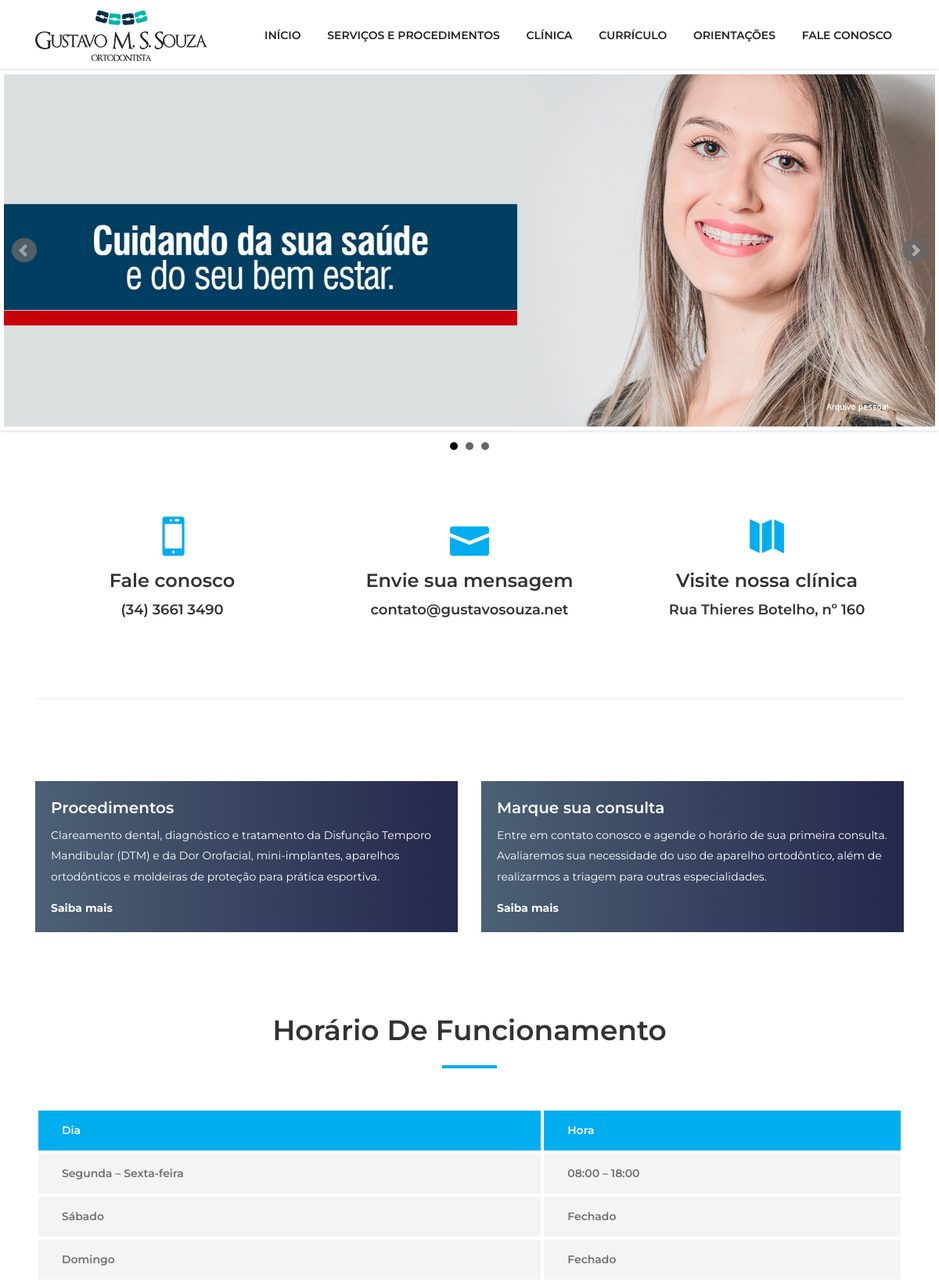
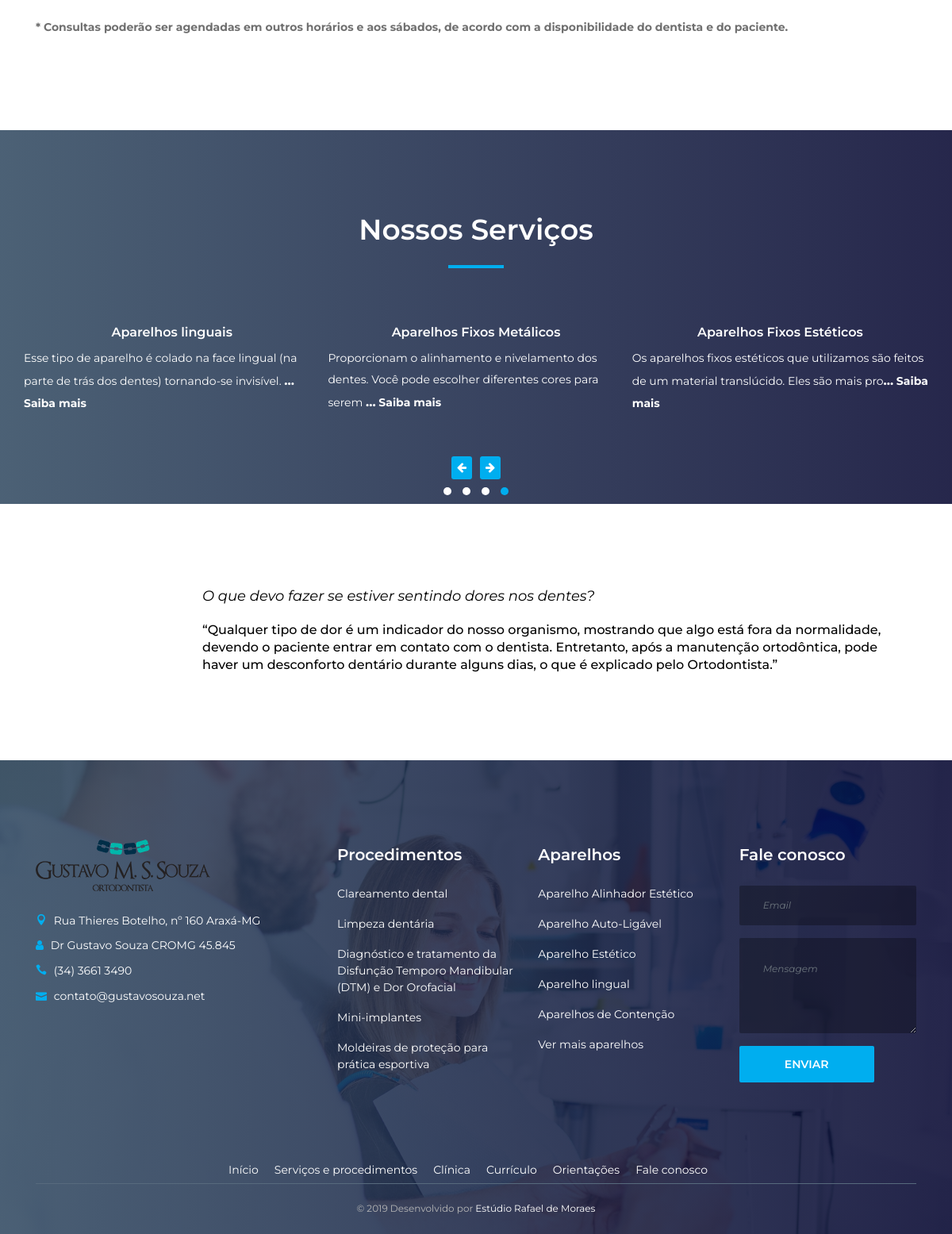
The page / on the database its author committed (2 pictures, top to bottom).
### tables this page shows
CREATE TABLE `servico` (
  `id` int(11) NOT NULL AUTO_INCREMENT,
  `imagensurl` varchar(255) DEFAULT NULL,
  `conteudo` longtext,
  `titulo` varchar(255) DEFAULT NULL,
  `imgcapa` varchar(255) DEFAULT NULL,
  PRIMARY KEY (`id`)
);

### model/Servico.php (called while the page is built, shortened)
<?php
class Servico {
    private static $conn;
    public static function setConnection( PDO $conn ) {
        self::$conn = $conn;
    }
    public function resume($filter, $class = 'stdClass') {
        $sql = "SELECT id, imgcapa, titulo, SUBSTRING(conteudo, 1, 100) as conteudo FROM servico ORDER BY id DESC  ";
        $sth = self::$conn->prepare($sql);
        $sth->execute();
        return $sth->fetchAll(PDO::FETCH_CLASS, $class);
    }
}

### views/home.php (the view, shortened to what this page needs)
<section class="welcome-area">
        <div class="box-welcome-slides">
            <ul class="welcome-slides bxslider">
                <li>
                    <img src="img/imagem-1.jpg" alt="">
                </li>
            </ul>
        </div>
</section>
<section class="dento-cta-area">
<div class="container">
<div class="row">
<div class="col-12 col-sm-6 col-lg-4">
    <div class="single-cta text-center mt-50 mb-100">
    <i class="icon_mobile"></i>
    <h4>Fale conosco</h4>
    <h5>(34) 3661 3490</h5>
    </div>
</div>
<div class="col-12 col-sm-6 col-lg-4">
    <div class="single-cta text-center mt-50 mb-100">
    <i class="icon_mail"></i>
    <h4>Envie sua mensagem</h4>
    <h5>contato@gustavosouza.net</h5>
    </div>
</div>
<div class="col-12 col-sm-6 col-lg-4">
    <div class="single-cta text-center mt-50 mb-100">
    <i class="icon_map"></i>
    <h4>Visite nossa clínica</h4>
    <h5>Rua Thieres Botelho, nº 160</h5>
    </div>
</div>
</div>
</div>
</section>
<div class="container">
<div class="dento-border clearfix"></div>
</div>
<section class="dentist-area section-padding-100-0">
<div class="container">
    <div class="row">
    <div class="col-12 col-sm-6 col-md-6">
        <div class="wrapper-dent">
                <div class="wrapper-dent-cont bg-gradient-overlay">
                <h5>Procedimentos</h5>
                <p>Clareamento dental, diagnóstico e tratamento da Disfunção Temporo Mandibular (DTM) e da Dor Orofacial, mini-implantes, aparelhos ortodônticos e moldeiras de proteção para prática esportiva.</p>
                <a href="servicos-procedimentos.php">Saiba mais</a>
                </div>
        </div>
    </div>
    <div class="col-12 col-sm-6 col-md-6">
        <div class="wrapper-dent">
            <div class="wrapper-dent-cont bg-gradient-overlay">
                <h5>Marque sua consulta</h5>
                <p>Entre em contato conosco e agende o horário de sua primeira consulta. Avaliaremos sua necessidade do uso de aparelho ortodôntico, além de realizarmos a triagem para outras especialidades.</p>
                <a href="fale-conosco.php">Saiba mais</a>
            </div>
        </div>
    </div>
</div>
</section>
<section class="dento-pricing-table-area section-padding-100">
    <div class="container">
        <div class="row">
        <div class="col-12">
            <div class="section-heading text-center">
            <h2>Horário de funcionamento</h2>
            <div class="line"></div>
            </div>
        </div>
        </div>
        <div class="row">
        <div class="col-12">
            <div class="dento-price-table table-responsive">
            <table class="table table-borderless mb-0">
                <thead>
                <tr>
                    <th scope="col">Dia</th>
                    <th scope="col">Hora</th>
                </tr>
                </thead>
                <tbody>
                <tr>
                    <th scope="row">Segunda – Sexta-feira</th>
                    <td>08:00 – 18:00</td>
                </tr>
                <tr>
                    <th scope="row">Sábado</th>
                    <td>Fechado</td>
                </tr>
                <tr>
                    <th scope="row">Domingo</th>
                    <td>Fechado</td>
                </tr>
                </tbody>
            </table>
            </div>
        </div>
        </div>
        <div class="row">
            <div class="col-12">
                    <p id="obs">* Consultas poderão ser agendadas em outros horários e aos sábados, de acordo com a disponibilidade do dentista e do paciente.</p>
            </div>
        </div>
    </div>
    </section>
<section class="servicos section-padding-100-0 bg-img bg-gradient-overlay jarallax clearfix" style="background-image: url('img/bg-img/13.jpg');">
<div class="container">
<div class="row">
    <div class="col-12">
        <div class="section-heading text-center white">
            <h2>Nossos serviços</h2>
            <div class="line"></div>
        </div>
    </div>
</div>
<div class="row">
    <div id="serv-carousel" class="owl-carousel owl-theme">
        <?php foreach($servicos as $serv) {
        echo '<div class="item">
            <div class="wrap-serv">
                <img src="'.$serv->imgcapa.'" alt="">
                <a href="#">
                    <div class="overlay">
                        <div class="text">
                            <img src="img/core-img/s1.png" alt="">
                        </div>
                    </div>
                </a>
            </div>
            <h6 class="wrap-title">'.$serv->titulo.'</h6>
            <p>'.$serv->conteudo.'<span>...</span> <a href="servicos-procedimentos.php?id='.$serv->id.'">Saiba mais</a></p>
        </div>';
        }
        ?>
    </div>
</div>
</div>
</section>
<section class="testimonials-area section-padding-100">
<div class="container">
<div class="row">
<div class="col-12">
    <div class="testimonials-slides owl-carousel">
    <div class="single-testimonial-slide d-flex align-items-center">
        <div class="testimonial-content">
        <h5>O que devo fazer se estiver sentindo dores nos dentes?</h5>
        <h6>“Qualquer tipo de dor é um indicador do nosso organismo, mostrando
            que algo está fora da normalidade, devendo o paciente entrar em
            contato com o dentista. Entretanto, após a manutenção ortodôntica,
            pode haver um desconforto dentário durante alguns dias, o que é
            explicado pelo Ortodontista.”</h6>
        </div>
    </div>
    </div>
</div>
</div>
</div>
</section>

### css/geral.css (style rules this page uses)
.fproced li { margin-bottom: 17px; }
.fproced a { color: #fff; font-size: 14px; }
.nav-footer { text-align: center; }
.nav-footer ul { list-style: none; display: inline-block; }
.nav-footer ul li { float:left; padding-right: 20px; }
.nav-footer ul li a { color: #fff; }

### css/default-assets/classy-nav.css (style rules this page uses)
body { font-family: "Roboto", sans-serif; }
ul { margin: 0; }
ul li { list-style: none; }
img { height: auto; max-width: 100%; }
.bg-img { background-position: center center; background-size: cover; background-repeat: no-repeat; }
.classy-nav-container { position: relative; z-index: 100; background-color: #ffffff; }
.classy-nav-container * { box-sizing: border-box; }
.classy-nav-container a { -webkit-transition-duration: 500ms; transition-duration: 500ms; text-decoration: none; outline: none; font-size: 14px; font-weight: 400; color: #232323; display: inline-block; }
.justify-content-between { -webkit-box-pack: justify; -ms-flex-pack: justify; justify-content: space-between; }
.classy-navbar { width: 100%; height: 70px; padding: 0.5em 2em; display: -webkit-box; display: -ms-flexbox; display: flex; -webkit-box-align: center; -ms-flex-align: center; -ms-grid-row-align: center; align-items: center; }
.classy-navbar .nav-brand { font-size: 26px; font-weight: 500; color: #565656; display: inline-block; margin-right: 30px; }
.classynav ul li { display: inline-block; clear: both; position: inherit; z-index: 10; }
.classynav ul li a { padding: 0 12px; display: block; height: 35px; font-size: 14px; line-height: 34px; }
.breakpoint-off .classynav { display: -webkit-box; display: -ms-flexbox; display: flex; -webkit-box-align: center; -ms-flex-align: center; -ms-grid-row-align: center; align-items: center; }

### index.php (style rules this page uses)
#obs { padding-top: 20px; font-weight: bold; }
.wrap-title { padding-top: 20px; color: #fff; text-align: center; }
.servicos span { font-weight: bold; font-size: 16px; }
.servicos p, .servicos p a { color: #fff; }
.wrapper-dent { padding-top: 4px; }
.wrapper-dent-cont { padding: 20px; }
.wrapper-dent-cont h5, .wrapper-dent-cont p { color: #fff; }
.wrapper-dent-cont a { color: #fff; font-weight: bold; }
.servicos p a { font-weight: bold; }

### rows shown on the page
servico: titulo "Aparelhos Fixos Estéticos", conteudo "Os aparelhos fixos estéticos que utilizamos são feitos de um material translúcido. Eles são mais pro"
servico: titulo "Aparelhos Fixos Metálicos", conteudo "Proporcionam o alinhamento e nivelamento dos dentes. Você pode escolher diferentes cores para serem"
servico: titulo "Aparelhos linguais", conteudo "Esse tipo de aparelho é colado na face lingual (na parte de trás dos dentes) tornando-se invisível."
